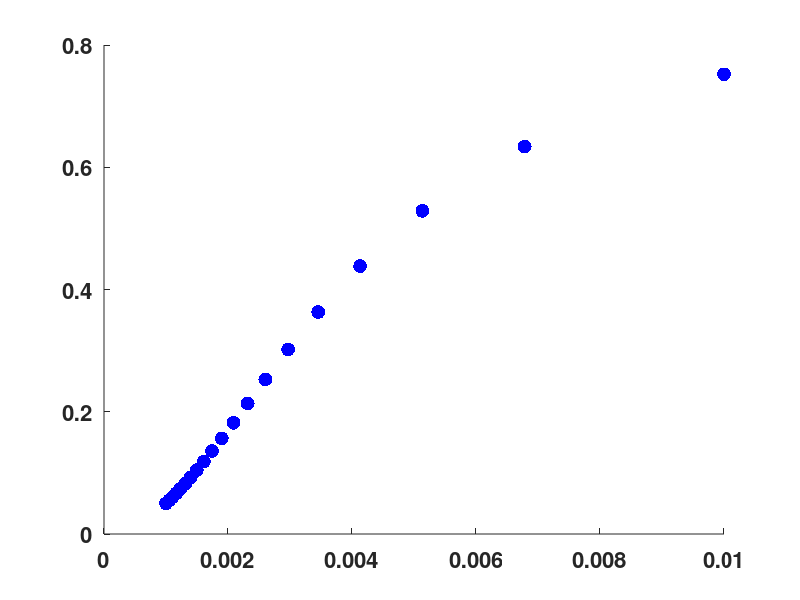

Here is the MATLAB script that generated this plot: (Note: this script raises an error after producing the figure.)
%% **C_v vs. Relative Error Plots (Separated)**
clear
clc

set(groot, 'DefaultAxesFontSize', 16, 'DefaultAxesFontWeight', 'bold', ...
           'DefaultTextFontSize', 16, 'DefaultTextFontWeight', 'bold');
set(0, 'DefaultLineLineWidth', 3);
rng(11)

% Fixed parameters
delta = 0.1;  
c_values = linspace(10,100,20); % Varying clearance rates (c)
Cv_values = delta ./ c_values;  % Compute C_v values

% Storage for relative errors
rel_err_T = zeros(size(Cv_values));
rel_err_I = zeros(size(Cv_values));
rel_err_V = zeros(size(Cv_values));

b = 3.15e-7;
p = 11000;
Initials = [100000, 0, 10000];  % T(0), I(0), V(0)

% Compute relative errors for different c values
for i = 1:length(c_values)
    c = c_values(i);
    pp = p / c;
    params_full = [b, delta, p, c]; % Basic Viral Model parameters
    params_qssa = [b * pp, delta];  % QSSA Model parameters

    % Solve Basic Viral Model
    fun_full = @(t,y,params) [-params(1)*y(1)*y(3); 
                               params(1)*y(1)*y(3)-params(2)*y(2); 
                               params(3)*y(2)-params(4)*y(3)];
    tspan = linspace(0, 10, 2000);
    [t, viral_tot] = ode45(@(t,y) fun_full(t,y,params_full), tspan, Initials);

    % Solve QSSA Model
Init_qssa = [Initials(1), b * Initials(1) * Initials(3) * exp((b * Initials(3) * exp(-1) - b * Initials(3) - delta) / c) / c];
fun_qssa = @(t,y,params) [-params(1)*y(1)*y(2); params(1)*y(1)*y(2)-params(2)*y(2)];
    [t, vi_qssa] = ode45(@(t,y) fun_qssa(t,y,params_qssa), tspan, Init_qssa);
    v_qssa = pp * vi_qssa(:,2);

    % Compute Norm-Based Relative Errors
    rel_err_T(i) = norm(viral_tot(5:end,1) - vi_qssa(5:end,1)) / norm(viral_tot(5:end,1));
    rel_err_I(i) = norm(viral_tot(5:end,2) - vi_qssa(5:end,2)) / norm(viral_tot(5:end,2));
    rel_err_V(i) = norm(viral_tot(5:end,3) - v_qssa(5:end)) / norm(viral_tot(5:end,3));
end

% Plot: C_v vs. Relative Error for Target Cells (T)
figure;
scatter(Cv_values, rel_err_T, 100, 'b', 'filled', 'DisplayName', 'Relative Error (T)');
hold on;
xline(0.1, '--', 'C_v = 0.1', 'Color', 'k', 'LineWidth', 2, 'LabelVerticalAlignment', 'middle');
yline(0.1, '--', 'Rel. Error = 0.1', 'Color', [0.5 0 0.5], 'LineWidth', 2, 'LabelHorizontalAlignment', 'right');
xlabel('C_v = \delta / c');
ylabel('Relative Error (T)');
grid on;
legend show;
title('C_v vs. Relative Error for Target Cells (T)');

% Plot: C_v vs. Relative Error for Infected Cells (I)
figure;
scatter(Cv_values, rel_err_I, 100, 'r', 'filled', 'DisplayName', 'Relative Error (I)');
hold on;
xline(0.1, '--', 'C_v = 0.1', 'Color', 'k', 'LineWidth', 2, 'LabelVerticalAlignment', 'middle');
yline(0.1, '--', 'Rel. Error = 0.1', 'Color', [0.5 0 0.5], 'LineWidth', 2, 'LabelHorizontalAlignment', 'right');
xlabel('C_v = \delta / c');
ylabel('Relative Error (I)');
grid on;
legend show;
title('C_v vs. Relative Error for Infected Cells (I)');

% Plot: C_v vs. Relative Error for Virus (V)
figure;
scatter(Cv_values, rel_err_V, 100, 'g', 'filled', 'DisplayName', 'Relative Error (V)');
hold on;
xline(0.1, '--', 'C_v = 0.1', 'Color', 'k', 'LineWidth', 2, 'LabelVerticalAlignment', 'middle');
yline(0.1, '--', 'Rel. Error = 0.1', 'Color', [0.5 0 0.5], 'LineWidth', 2, 'LabelHorizontalAlignment', 'right');
xlabel('C_v = \delta / c');
ylabel('Relative Error (V)');
grid on;
legend show;
title('C_v vs. Relative Error for Virus (V)');